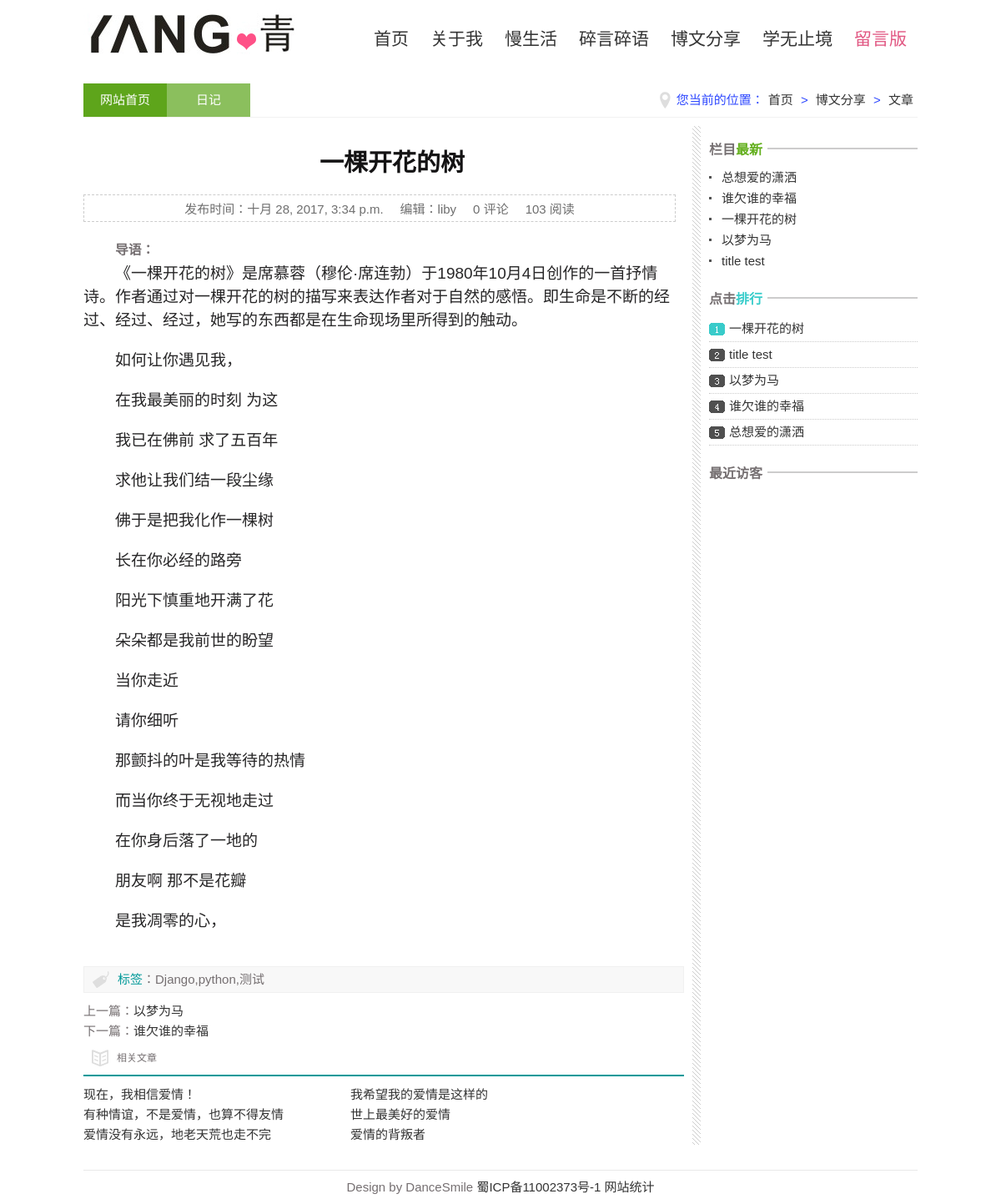
Screenshot of /post/3/ with the database file from the repository.
### blog/models.py (models this page shows, shortened)
class Post(models.Model):
    title = models.CharField(max_length=100)
    body = models.TextField()
    creater_time = models.DateTimeField()
    modified_time = models.DateTimeField()
    abstract = models.CharField(max_length=200,blank=True)
    category = models.ForeignKey(Category)
    tags = models.ManyToManyField(Tag, blank=True)
    author = models.ForeignKey(User)
    click_rate = models.IntegerField(default=0)
    top_weight = models.IntegerField(default=0)
    img_url = models.CharField(max_length=300,blank=True)
    def get_absolute_url(self):
        return reverse('blog:detail', kwargs={'pk': self.pk})
    def get_next_absolute_url(self):
        if Post.objects.filter(pk=self.pk + 1) :
            url = reverse('blog:detail', kwargs={'pk': self.pk + 1})
            post_name = Post.objects.filter(pk=self.pk + 1)[0].title
            dictinfo={
                'url_info':url,
                'title' : post_name,
            }
            return dictinfo
        else:
            dictinfo={
                'url_info':"NULL",
                'title' : "NULL",
            }
            return dictinfo
    def get_pre_absolute_url(self):
        if Post.objects.filter(pk=self.pk - 1) :
            url = reverse('blog:detail', kwargs={'pk': self.pk - 1})
            post_name = Post.objects.filter(pk=self.pk - 1)[0].title
            dictinfo={
                'url_info':url,
                'title' : post_name,
            }
            return dictinfo
        else:
            dictinfo={
                'url_info':"NULL",
                'title' : "NULL",
            }
            return dictinfo
    def click_rate_add(self):
        self.click_rate=self.click_rate+1
        self.save()
    def save(self, *args, **kwargs):
        if not self.abstract:
            md = markdown.Markdown(extensions=[
                'markdown.extensions.extra',
                'markdown.extensions.codehilite',
            ])
            self.abstract = strip_tags(md.convert(self.body))[:54]
        super(Post, self).save(*args, **kwargs)

### blog/views.py (the view)
# urls.py: url(r'^post/(?P<pk>[0-9]+)/$', views.PostDetailView.as_view(), name='detail'),
class PostDetailView(DetailView):
    model = Post
    template_name = 'blog/detail.html'
    context_object_name = 'post'
    def get(self, request, *args, **kwargs):
        response = super(PostDetailView, self).get(request, *args, **kwargs)
        self.object.click_rate_add()
        return response
    def get_object(self, queryset=None):
        post = super(PostDetailView, self).get_object(queryset=None)
        post.body = markdown.markdown(post.body,
                                      extensions=[
                                          'markdown.extensions.extra',
                                          'markdown.extensions.codehilite',
                                          'markdown.extensions.toc',
                                      ])
        return post
    def get_context_data(self, **kwargs):
        post = super(PostDetailView, self).get_object(queryset=None)
        context = super(PostDetailView, self).get_context_data(**kwargs)
        form = CommentForm()
        comment_list = self.object.comment_set.all()
        next_dictinfo = post.get_next_absolute_url()
        pre_dictinfo = post.get_pre_absolute_url()
        print next_dictinfo['url_info']
        context.update({
            'form': form,
            'comment_list': comment_list,
            'next_url':next_dictinfo['url_info'],
            'next_title': next_dictinfo['title'],
            'pre_url':pre_dictinfo['url_info'],
            'pre_title': pre_dictinfo['title'],
        })
        return context

### blog/templatetags/blog_tags.py (called while the page is built)
@register.simple_tag
def get_recent_posts(num=5):
    return Post.objects.all().order_by('-creater_time')[:num]

@register.simple_tag
def get_click_rate_posts(num=5):
    return Post.objects.all().order_by('-click_rate')[:num]

### templates/blog/detail.html (shortened to what this page needs)
{% extends 'base.html' %}
{% load staticfiles %}
{% load blog_tags %}
{% block css %}
    <link href="{% static 'blog2/css/new.css' %}" rel="stylesheet">
{% endblock css %}
{% block article %}
<article class="post post-{{ post.pk }}">
  <h1 class="t_nav"><span>您当前的位置：<a href="/">首页</a>&nbsp;&gt;&nbsp;<a href="/news/s/">博文分享</a>&nbsp;&gt;&nbsp;<a href="{{ post.get_absolute_url }}">文章</a></span><a href="/" class="n1">网站首页</a><a href="/" class="n2">日记</a></h1>
  <div class="index_about">
    <h2 class="c_titile">{{ post.title }}</h2>
    <p class="box_c"><span class="d_time">发布时间：{{ post.creater_time }}</span><span>编辑：{{ post.author }}</span><span>{{ post.comment_set.count }} 评论</span><span>{{ post.click_rate }} 阅读</span></p>
    <ul class="infos">
    {{ post.body|safe }}
    </ul>
    <div class="keybq">
    <p><span>标签</span>：Django,python,测试</p>
    </div>
    <div class="nextinfo">
      {% ifnotequal pre_url "NULL" %}
      <p>上一篇：<a href="{{pre_url}}">{{pre_title}}</a></p>
       {% endifnotequal %}
      {% ifnotequal next_url "NULL" %}
      <p>下一篇：<a href="{{next_url}}">{{next_title}}</a></p>
      {% endifnotequal %}
    </div>
    <div class="otherlink">
      <h2>相关文章</h2>
      <ul>
        <li><a href="/news/s/2013-07-25/524.html" title="现在，我相信爱情！">现在，我相信爱情！</a></li>
        <li><a href="/newstalk/mood/2013-07-24/518.html" title="我希望我的爱情是这样的">我希望我的爱情是这样的</a></li>
        <li><a href="/newstalk/mood/2013-07-02/335.html" title="有种情谊，不是爱情，也算不得友情">有种情谊，不是爱情，也算不得友情</a></li>
        <li><a href="/newstalk/mood/2013-07-01/329.html" title="世上最美好的爱情">世上最美好的爱情</a></li>
        <li><a href="/news/read/2013-06-11/213.html" title="爱情没有永远，地老天荒也走不完">爱情没有永远，地老天荒也走不完</a></li>
        <li><a href="/news/s/2013-06-06/24.html" title="爱情的背叛者">爱情的背叛者</a></li>
      </ul>
    </div>
  </div>
  <aside class="right">
    <div class="blank"></div>
    <div class="news">
      <h3>
        <p>栏目<span>最新</span></p>
      </h3>
      <ul class="rank">
      {% get_recent_posts as recent_posts_list %}
      {% for post in recent_posts_list %}
      <li><a href="{{ post.get_absolute_url }}" title="Column 三栏布局 个人网站模板" target="_blank">{{post.title}}</a></li>
      {% empty %}
      暂无文章
      {% endfor %}
      </ul>
      <h3 class="ph">
        <p>点击<span>排行</span></p>
      </h3>
        <ul class="paih">
          {%  get_click_rate_posts as click_rate_posts_list%}
          {% for post in click_rate_posts_list %}
          <li><a href="{{ post.get_absolute_url }}" title="Column 三栏布局 个人网站模板" target="_blank">{{post.title}}</a></li>
          {% empty %}
          暂无文章
          {% endfor %}
        </ul>
    </div>
    <div class="visitors">
      <h3>
        <p>最近访客</p>
      </h3>
    </div>
  </aside>
</article>
{% endblock article %}

### blog/static/blog2/css/base.css (style rules this page uses)
* { margin: 0; padding: 0 }
body { font: 15px "����", Arial, Helvetica, sans-serif; color: #756F71 }
ul { list-style: none; }
a:link, a:visited { text-decoration: none; color: #333; }
.right { float: right; }
.blank { height: 5px; overflow: hidden; width: 100%; margin: auto; clear: both }
article { width: 1000px; margin: 20px auto; overflow: hidden }
aside { width: 250px; }

### blog/static/blog2/css/new.css (style rules this page uses)
h1.t_nav span { float: right; color: #2f49ff; background:url(../images/5849.png) no-repeat left center; padding-left:20px }
h1.t_nav span a { margin: 0 5px }
h1.t_nav { border-bottom: #F1F1F1 1px solid; font-size: 15px; font-weight: normal; line-height: 40px; height: 40px; }
a.n1, a.n2 { width: 100px; display: block; text-align: center; color: #fff; float: left }
.n1 { background: #5EA51B; }
.n2 { background: #8BBF5D; }
.index_about { float: left; width: 740px; overflow: hidden; background: url(../images/r_line.jpg) repeat-y right; margin: 10px 0 }
.c_titile { color: #141314;font-size: 29px; margin: 20px 0; text-align: center }
.box_c { border: #ccc 1px dashed; text-align: center; padding: 5px 0; margin-right: 30px;color: #6e6e6e; }
.box_c span { margin: 0 10px; }
ul.infos { overflow: hidden; margin: 20px 30px 20px 0; line-height: 28px; font-size: 19px; text-indent: 2em; }
ul.infos p { color: #272627;margin-bottom: 20px }
.keybq { background: url(../images/6264.png) no-repeat 10px center #F8F8F8; line-height: 30px; height: 30px; padding-left: 40px; border: 1px solid #F0F0F0; margin-right: 20px; }
.keybq span { color: #099 }
.nextinfo { line-height: 24px; }
.otherlink h2 { border-bottom: #099 2px solid; line-height: 40px; font-size: 12px; font-weight: normal; margin-right: 20px; background:url(../images/5794.png) 10px center no-repeat; padding-left:40px }
.otherlink ul { margin: 10px 0 }
.otherlink li { line-height: 24px; height: 24px; display: block; width: 290px; float: left; overflow: hidden; margin-right: 30px; }
.rank li { height: 25px; line-height: 25px; clear: both; padding-left: 5px; overflow: hidden; padding-left: 15px; background: url(../images/li.jpg) no-repeat left center; }
.rank { margin: 10px 0 }
.rank li a { color: #333; }
.paih { background: url(../images/ph.jpg) no-repeat left 8px; margin: 10px 0 }
.paih li { line-height: 30px; height: 30px; overflow: hidden; padding-left: 24px; border-bottom: #CCC dotted 1px }
.news h3, .visitors h3 { font-size: 16px; background: url(../images/r_title_bg.jpg) repeat-x center; }
.news h3 p, .visitors h3 p { background: #fff; width: 70px }
.news h3 span { color: #65b020 }
.news h3.ph span { color: #37ccca; }
.news ul { margin-bottom: 20px }

### rows the page displays
Post: title "一棵开花的树", creater_time "十月 28, 2017, 3:34 p.m.", author "liby", comment_set.count "0", click_rate "103", body "导语： 《一棵开花的树》是席慕蓉（穆伦·席连勃）于1980年10月4日创作的一首抒情诗。作者通过对一棵开花的树的描写来表达作者对于自然的感悟。即生命是不断的经过、经过、经过，她写的东西都是在生命现场里所得到的触动。 如何让你遇见我， 在我最美丽的时刻 为这 我已在佛前 求了五百年 求他让我们结一段尘缘 佛于是把我化作一棵树 长在你必经的路旁 阳光下慎重地开满了花 朵朵都是我前世的盼望 当你走近 请你细听 那颤抖的叶是我等待的热情 而当你终于无视地走过 在你身后落了一地的 朋友啊 那不是花瓣 是我凋零的心，"
Post: title "以梦为马"
Post: title "谁欠谁的幸福"
Post: title "总想爱的潇洒"
Post: title "title test"
